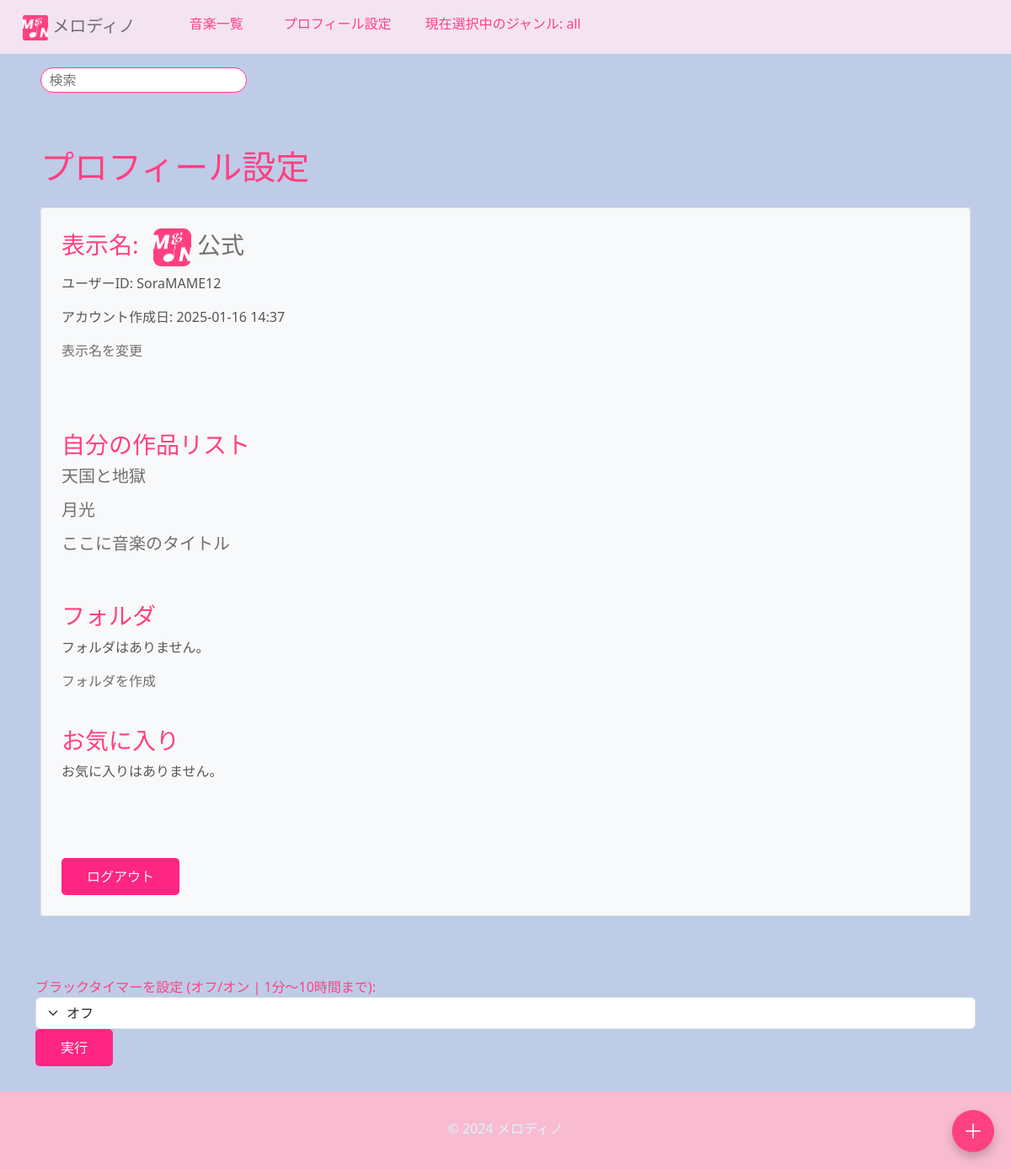
/ongaku/profile/ (signed in), run on an earlier commit of the app's database.
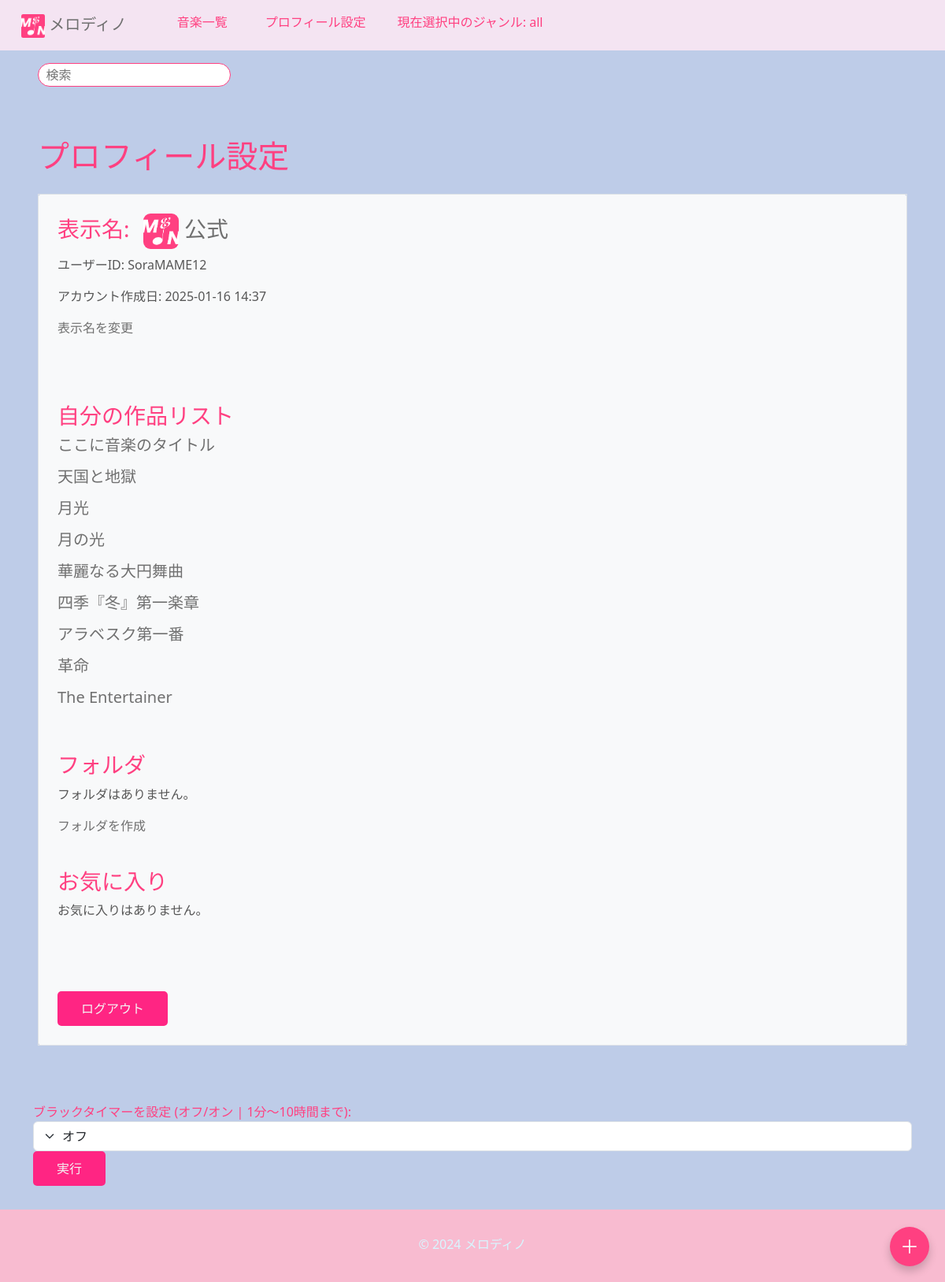
And on a later commit of the database.
### ongaku/models.py (models this page shows, shortened)
class UserProfile(models.Model):
    user = models.OneToOneField(User, on_delete=models.CASCADE, verbose_name="ユーザー")
    songs = models.ManyToManyField(Ongaku, verbose_name="作った曲")  # ユーザーが作成した曲の関連
    display_name = models.CharField(max_length=100, unique=True, blank=True, null=True, verbose_name="表示名")
    bio = models.TextField(blank=True, null=True, verbose_name="自己紹介文")  # 自己紹介
    profile_picture = models.ImageField(upload_to='profile_pictures/', blank=True, null=True, verbose_name="アイコン")
    youtube_url = models.URLField(blank=True, null=True, verbose_name="YouTube")  # YouTube URL
    twitter_url = models.URLField(blank=True, null=True, verbose_name="x(Twitter)")  # Twitter URL

class Ongaku(models.Model):
    title = models.CharField(max_length=70, verbose_name="タイトル")
    text = models.TextField(blank=True, default="", verbose_name="説明")
    audio_file = models.FileField(upload_to='music/', null=True, blank=True, verbose_name="音楽ファイル")
    thumbnail = models.ImageField(null=True, blank=True, verbose_name="サムネイル")
    category = models.CharField(
        max_length=100, choices=CATEGORY, null=True, blank=True, verbose_name="カテゴリー"
    )
    custom_category = models.CharField(
        max_length=100,
        blank=True,
        help_text="検索時に見つかりやすくなります。",
        verbose_name="カスタムカテゴリー"
    )
    user = models.ForeignKey(User, on_delete=models.CASCADE, related_name='songs', verbose_name="ユーザー")
    search_count = models.IntegerField(default=0, verbose_name="検索回数")
    play_count = models.IntegerField(default=0, verbose_name="再生回数")
    is_public = models.BooleanField(default=False, verbose_name="公開設定")  # 公開/非公開設定
    created_at = models.DateTimeField(auto_now_add=True, verbose_name="作成日時")  # 投稿日
    ongaku_url = models.URLField(blank=False, null=False, verbose_name="音楽URL")
    favorites = models.ManyToManyField(User, related_name='favorite_songs', blank=True, verbose_name="お気に入り")
    favorited_by = models.ManyToManyField(
        'UserProfile',  # ユーザー情報が保存されているモデル
        related_name='favorite_songs',
        blank=True,
        verbose_name="お気に入りユーザー"
    )
    order = models.PositiveIntegerField(default=0, verbose_name="順序")
    class Meta:
        ordering = ['order']

### ongaku/views.py (the view)
# urls.py: path('profile/', views.profile_list, name='profile_list'),
@login_required
def profile_list(request):
    try:
        userprofile = request.user.userprofile
    except UserProfile.DoesNotExist:
        userprofile = UserProfile.objects.create(user=request.user)
        messages.info(request, "プロフィールが自動的に作成されました。")
    folders = Folder.objects.filter(user=request.user)  # ユーザーのフォルダを取得
    return render(request, 'ongaku/profile_list.html', {'userprofile': userprofile, 'folders': folders})

### ongaku/templates/ongaku/profile_list.html (shortened to what this page needs)
{% extends 'base.html' %}
{% block content %}
<h1 class="c-3 m-4">プロフィール設定</h1>
<div class="c-3 m-4 bg-light rounded" type="kasane">
    <div class="border border_color p-4 mb-4">
        <h3>
            表示名:
            <a href="{% url 'profile' user.pk %}">
                {% if user.userprofile.profile_picture %}
                <img src="{{ user.userprofile.profile_picture.url }}" alt="プロフィール画像" class="profile-picture">
                {% endif %}
                {% if request.user.userprofile.display_name == None %}
                    {{ request.user.userprofile.display_name|default:"匿名" }}{{ user.id }}
                {% else %}
                    {{ request.user.userprofile.display_name|default:"匿名" }}
                {% endif %}
            </a>
        </h3>
        <p>ユーザーID: {{ user.username|default:"なし"  }}</p>
        {% load tz %}
        <p>アカウント作成日: {{ user.date_joined|timezone:"Asia/Tokyo"|date:"Y-m-d H:i" }}</p>
        <a href="{% url 'change_display_name' %}">表示名を変更</a>
        <h3><br></h3>
        <h3><br></h3>
        <h3>自分の作品リスト</h3>
        {% for song in request.user.songs.all %}
            <ul style="margin-left: -40px;">
                <h5><li><a href="{% url 'detail-ongaku' song.pk %}">{{ song.title }}</a></li></h5>
            </ul>
        {% empty %}
            <h5>まだ曲を作成していません。</h5>
        {% endfor %}
        <h3><br></h3>
        <h3>フォルダ</h3>
        {% if folders %}
            <p>フォルダの数: {{ folders.count }}</p>
            <ul style="margin-left: -40px;">
                {% for folder in folders %}
                    <li>
                        <h5>
                            <a href="{% url 'folder_detail' folder.id %}">{{ folder.name }}</a>
                            <form method="POST" action="{% url 'delete_folder' folder.id %}" style="display:inline;">
                                {% csrf_token %}
                                <button type="submit" style="background:none; border:none; color: #ff4081; cursor:pointer; font-size: 20px;" class="btn">✖</button>
                            </form>
                        </h5>
                    </li>
                {% endfor %}
            </ul>
        {% else %}
            <p>フォルダはありません。</p>
        {% endif %}
        <a href="{% url 'create_folder' %}">フォルダを作成</a>
        <h3><br></h3>
        <h3>お気に入り</h3>
        {% for song in request.user.favorite_songs.all %}
            <ul style="margin-left: -40px;">
                <h5>
                    <li>
                        <a href="{% url 'detail-ongaku' song.pk %}">{{ song.title }}</a>
                    </li>
                </h5>
            </ul>
        {% empty %}
            <p>お気に入りはありません。</p>
        {% endfor %}
        <h3><br><br></h3>
        {% if request.user.is_authenticated %}
            <form method="post" action="{% url 'accounts:logout' %}">
                <button type="btn" class="submit" type="submit">ログアウト</button>
            </form>
        {% endif %}
    </div>
</div>
{% endblock %}

### templates/base.html (shortened to what this page needs)
{% load static %}
<!doctype html>
<html lang="ja">
    <head>
        <link rel="stylesheet" href="https://cdn.jsdelivr.net/npm/bootstrap@5.3.0/dist/css/bootstrap.rtl.min.css">
        {% load static %}
        <link rel="stylesheet" type="text/css" href="{% static 'ongaku/css/style.css' %}">
        <link rel="stylesheet" href="{% static 'css/style.css' %}?v=1.0">
        <link rel="stylesheet" type="text/css" href="{% static 'css/style.css' %}">
    </head>
    <body id="body">
        <nav class="navbar navbar-expand-lg navbar-dark bg-success sticky-top">
            <div class="container-fluid">
                <div class="navbar-brand">
                    <a style="margin: 0 auto; margin-left: -1px; text-align: center;" href="#"><img style="width: auto; height: 30px;" src="{% static 'icon/MandN1.png' %}" alt="logo"> メロディノ</a>
                </div>
                <div class="collapse navbar-collapse" id="navbarNav">
                    <ul class="navbar-nav">
                        <li class="nav-item">
                            <a class="nav-link mx-3" href="{% url 'list-ongaku' %}">音楽一覧</a>
                        </li>
                        {% if request.user.is_authenticated %}
                            <li>
                                <a class="nav-link mx-3" href="{% url 'profile_list' %}">プロフィール設定</a>
                            </li>
                            <li>
                                <p class="mx-3" style="color: #ff4081 !important; margin-top: 8px;">現在選択中のジャンル: {% if selected_category %}{{ selected_category }}{% else %}all{% endif %}</p>
                            </li>
                        {% endif %}
                    </ul>
                </div>
            </div>
        </nav>
        {% if request.user.is_authenticated %}
        <div class="search-form">
            <form method="GET" action="{% url 'search' %}">
                <input type="text kensaku" name="query" placeholder="検索" aria-label="Search">
            </form>
        </div>
        {% endif %}
        {% block plus_button %}
        <button id="plusButton" class="border_color plus-button btn" onclick="openModal(); animateButton()">
            ＋
        </button>
        {% endblock %}
        <div class="p-4">
            {% block content %}{% endblock content %}
        </div>
        {% block is_authenticated %}
        {% if request.user.is_authenticated %}
            <div class="container mt-4">
                <label for="timerSelect" style="color: #ff4081;">ブラックタイマーを設定 (オフ/オン | 1分〜10時間まで):</label>
                <select id="timerSelect" class="form-select">
                    <option value="0">オフ</option>
                </select>
                <button onclick="setTimer()">実行</button>
            </div>
        {% endif %}
        {% endblock %}
            <footer>
                <p style="margin-top: 12px; text-align: center;">&copy; 2024 メロディノ</p>
            </footer>
    </body>
</html>

### ongaku/static/ongaku/css/style.css (style rules this page uses)
a { text-decoration: none; }

### templates/base.html (style rules this page uses)
body { background-color: #becce8; color: #565656; transition: background-color 0.5s, color 0.5s; }
.navbar { background-color: #f4e4f2 !important; color: #181818; }
.navbar-nav .nav-link { transition: background-color 0.3s ease, color 0.3s ease, transform 0.3s ease; border-radius: 25px; }
button { background-color: #ff2583; color: #f4f4f4; border: none; padding: 10px 30px; border-radius: 5px; }
a { color: rgb(112, 112, 112) !important; }
h1, h2, h3, h4, .h5 { color: #ff4081; }
footer { margin-top: 30px; background-color: #f8bbd0; padding: 20px 0; text-align: center; color: #d7f6ff; }
div[type="kasane"] { background-color: #333333; }
.navbar-brand { display: flex; align-items: center; justify-content: flex-start; }
.navbar-dark .navbar-nav .nav-link, .navbar-nav form input { color: #ff4081 !important; }
.search-form { display: flex; justify-content: center; width: 100%; max-width: 300px; margin-left: 20px; }
.search-form input { width: 100%; height: 30px; border-radius: 20px; border: 1px solid #ff4081; padding-left: 10px; }
#plusButton { position: fixed; bottom: 20px; right: 20px; z-index: 1000; font-size: 24px; border-radius: 50%; width: 50px; height: 50px; display: flex; justify-content: center; align-items: center; background-color: #ff4081; color: #fff; box-shadow: 0 6px 12px rgba(0, 0, 0, 0.2); }
ul li { list-style-type: none; padding-left: 0; }

### ongaku/templates/ongaku/profile_list.html (style rules this page uses)
.profile-picture { width: 45px; height: 45px; margin-left: 10px; border-radius: 20%; }

What changed in the data, as far as the page shows it:
changed Ongaku "ここに音楽のタイトル": moves up the list
added Ongaku: title "月の光"
added Ongaku: title "華麗なる大円舞曲"
added Ongaku: title "四季『冬』第一楽章"
added Ongaku: title "アラベスク第一番"
added Ongaku: title "革命"
added Ongaku: title "The Entertainer"
